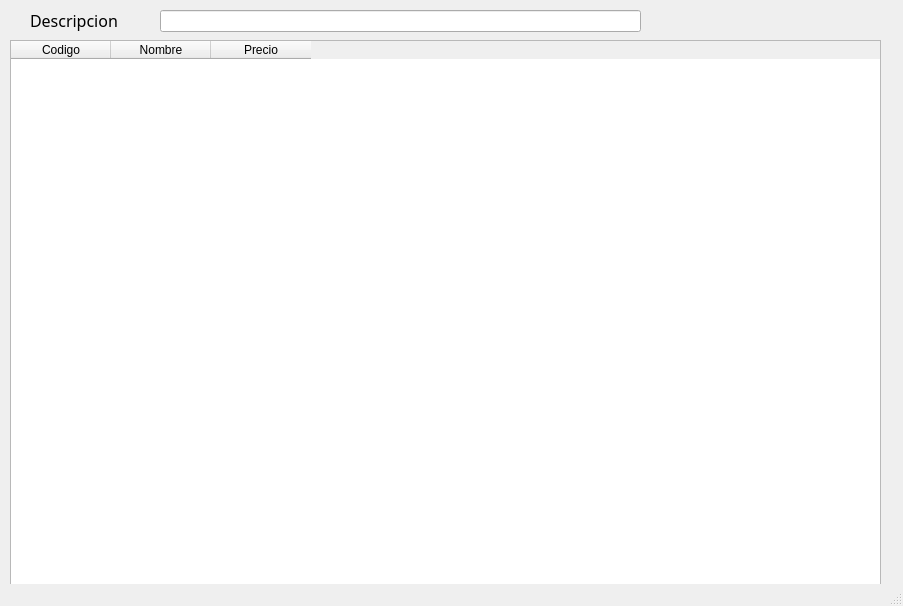
<?xml version="1.0" encoding="UTF-8"?>
<ui version="4.0">
 <class>MainWindow</class>
 <widget class="QMainWindow" name="MainWindow">
  <property name="geometry">
   <rect>
    <x>0</x>
    <y>0</y>
    <width>903</width>
    <height>606</height>
   </rect>
  </property>
  <property name="windowTitle">
   <string>MainWindow</string>
  </property>
  <property name="styleSheet">
   <string notr="true"/>
  </property>
  <widget class="QWidget" name="centralwidget">
   <widget class="QLabel" name="label">
    <property name="geometry">
     <rect>
      <x>30</x>
      <y>10</y>
      <width>121</width>
      <height>21</height>
     </rect>
    </property>
    <property name="font">
     <font>
      <family>Arial Black</family>
      <pointsize>12</pointsize>
      <italic>false</italic>
      <bold>false</bold>
     </font>
    </property>
    <property name="styleSheet">
     <string notr="true"/>
    </property>
    <property name="text">
     <string>Descripcion</string>
    </property>
   </widget>
   <widget class="QTableWidget" name="tablaBuscar">
    <property name="geometry">
     <rect>
      <x>10</x>
      <y>40</y>
      <width>871</width>
      <height>701</height>
     </rect>
    </property>
    <property name="styleSheet">
     <string notr="true"/>
    </property>
    <column>
     <property name="text">
      <string>Codigo</string>
     </property>
    </column>
    <column>
     <property name="text">
      <string>Nombre</string>
     </property>
    </column>
    <column>
     <property name="text">
      <string>Precio</string>
     </property>
    </column>
   </widget>
   <widget class="QLineEdit" name="buscar">
    <property name="geometry">
     <rect>
      <x>160</x>
      <y>10</y>
      <width>481</width>
      <height>22</height>
     </rect>
    </property>
    <property name="styleSheet">
     <string notr="true"/>
    </property>
   </widget>
  </widget>
  <widget class="QMenuBar" name="menubar">
   <property name="geometry">
    <rect>
     <x>0</x>
     <y>0</y>
     <width>903</width>
     <height>22</height>
    </rect>
   </property>
  </widget>
  <widget class="QStatusBar" name="statusbar"/>
 </widget>
 <resources/>
 <connections/>
</ui>
